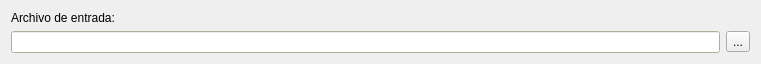
        <widget class="QWidget" name="verticalLayoutWidget_2">
         <property name="geometry">
          <rect>
           <x>10</x>
           <y>10</y>
           <width>761</width>
           <height>61</height>
          </rect>
         </property>
         <layout class="QVBoxLayout" name="verticalLayout_2">
          <item>
           <layout class="QVBoxLayout" name="verticalLayout">
            <item>
             <widget class="QLabel" name="label">
              <property name="text">
               <string>Archivo de entrada:</string>
              </property>
             </widget>
            </item>
            <item>
             <layout class="QHBoxLayout" name="horizontalLayout">
              <item>
               <widget class="QLineEdit" name="txtFuente">
                <property name="palette">
                 <palette>
                  <active>
                   <colorrole role="WindowText">
                    <brush brushstyle="SolidPattern">
                     <color alpha="255">
                      <red>0</red>
                      <green>0</green>
                      <blue>0</blue>
                     </color>
                    </brush>
                   </colorrole>
                   <colorrole role="Button">
                    <brush brushstyle="SolidPattern">
                     <color alpha="255">
                      <red>244</red>
                      <green>244</green>
                      <blue>221</blue>
                     </color>
                    </brush>
                   </colorrole>
                   <colorrole role="Light">
                    <brush brushstyle="SolidPattern">
                     <color alpha="255">
                      <red>255</red>
                      <green>255</green>
                      <blue>255</blue>
                     </color>
                    </brush>
                   </colorrole>
                   <colorrole role="Midlight">
                    <brush brushstyle="SolidPattern">
                     <color alpha="255">
                      <red>249</red>
                      <green>249</green>
                      <blue>238</blue>
                     </color>
                    </brush>
                   </colorrole>
                   <colorrole role="Dark">
                    <brush brushstyle="SolidPattern">
                     <color alpha="255">
                      <red>122</red>
                      <green>122</green>
                      <blue>110</blue>
                     </color>
                    </brush>
                   </colorrole>
                   <colorrole role="Mid">
                    <brush brushstyle="SolidPattern">
                     <color alpha="255">
                      <red>163</red>
                      <green>163</green>
                      <blue>147</blue>
                     </color>
                    </brush>
                   </colorrole>
                   <colorrole role="Text">
                    <brush brushstyle="SolidPattern">
                     <color alpha="255">
                      <red>0</red>
                      <green>0</green>
                      <blue>0</blue>
                     </color>
                    </brush>
                   </colorrole>
                   <colorrole role="BrightText">
                    <brush brushstyle="SolidPattern">
                     <color alpha="255">
                      <red>255</red>
                      <green>255</green>
                      <blue>255</blue>
                     </color>
                    </brush>
                   </colorrole>
                   <colorrole role="ButtonText">
                    <brush brushstyle="SolidPattern">
                     <color alpha="255">
                      <red>0</red>
                      <green>0</green>
                      <blue>0</blue>
                     </color>
                    </brush>
                   </colorrole>
                   <colorrole role="Base">
                    <brush brushstyle="SolidPattern">
                     <color alpha="255">
                      <red>255</red>
                      <green>255</green>
                      <blue>255</blue>
                     </color>
                    </brush>
                   </colorrole>
                   <colorrole role="Window">
                    <brush brushstyle="SolidPattern">
                     <color alpha="255">
                      <red>244</red>
                      <green>244</green>
                      <blue>221</blue>
                     </color>
                    </brush>
                   </colorrole>
                   <colorrole role="Shadow">
                    <brush brushstyle="SolidPattern">
                     <color alpha="255">
                      <red>0</red>
                      <green>0</green>
                      <blue>0</blue>
                     </color>
                    </brush>
                   </colorrole>
                   <colorrole role="AlternateBase">
                    <brush brushstyle="SolidPattern">
                     <color alpha="255">
                      <red>249</red>
                      <green>249</green>
                      <blue>238</blue>
                     </color>
                    </brush>
                   </colorrole>
                   <colorrole role="ToolTipBase">
                    <brush brushstyle="SolidPattern">
                     <color alpha="255">
                      <red>255</red>
                      <green>255</green>
                      <blue>220</blue>
                     </color>
                    </brush>
                   </colorrole>
                   <colorrole role="ToolTipText">
                    <brush brushstyle="SolidPattern">
                     <color alpha="255">
                      <red>0</red>
                      <green>0</green>
                      <blue>0</blue>
                     </color>
                    </brush>
                   </colorrole>
                  </active>
                  <inactive>
                   <colorrole role="WindowText">
                    <brush brushstyle="SolidPattern">
                     <color alpha="255">
                      <red>0</red>
                      <green>0</green>
                      <blue>0</blue>
                     </color>
                    </brush>
                   </colorrole>
                   <colorrole role="Button">
                    <brush brushstyle="SolidPattern">
                     <color alpha="255">
                      <red>244</red>
                      <green>244</green>
                      <blue>221</blue>
                     </color>
                    </brush>
                   </colorrole>
                   <colorrole role="Light">
                    <brush brushstyle="SolidPattern">
                     <color alpha="255">
                      <red>255</red>
                      <green>255</green>
                      <blue>255</blue>
                     </color>
                    </brush>
                   </colorrole>
                   <colorrole role="Midlight">
                    <brush brushstyle="SolidPattern">
                     <color alpha="255">
                      <red>249</red>
                      <green>249</green>
                      <blue>238</blue>
                     </color>
                    </brush>
                   </colorrole>
                   <colorrole role="Dark">
                    <brush brushstyle="SolidPattern">
                     <color alpha="255">
                      <red>122</red>
                      <green>122</green>
                      <blue>110</blue>
                     </color>
                    </brush>
                   </colorrole>
                   <colorrole role="Mid">
                    <brush brushstyle="SolidPattern">
                     <color alpha="255">
                      <red>163</red>
                      <green>163</green>
                      <blue>147</blue>
                     </color>
                    </brush>
                   </colorrole>
                   <colorrole role="Text">
                    <brush brushstyle="SolidPattern">
                     <color alpha="255">
                      <red>0</red>
                      <green>0</green>
                      <blue>0</blue>
                     </color>
                    </brush>
                   </colorrole>
                   <colorrole role="BrightText">
                    <brush brushstyle="SolidPattern">
                     <color alpha="255">
                      <red>255</red>
                      <green>255</green>
                      <blue>255</blue>
                     </color>
                    </brush>
                   </colorrole>
                   <colorrole role="ButtonText">
                    <brush brushstyle="SolidPattern">
                     <color alpha="255">
                      <red>0</red>
                      <green>0</green>
                      <blue>0</blue>
                     </color>
                    </brush>
                   </colorrole>
                   <colorrole role="Base">
                    <brush brushstyle="SolidPattern">
                     <color alpha="255">
                      <red>255</red>
                      <green>255</green>
                      <blue>255</blue>
                     </color>
                    </brush>
                   </colorrole>
                   <colorrole role="Window">
                    <brush brushstyle="SolidPattern">
                     <color alpha="255">
                      <red>244</red>
                      <green>244</green>
                      <blue>221</blue>
                     </color>
                    </brush>
                   </colorrole>
                   <colorrole role="Shadow">
                    <brush brushstyle="SolidPattern">
                     <color alpha="255">
                      <red>0</red>
                      <green>0</green>
                      <blue>0</blue>
                     </color>
                    </brush>
                   </colorrole>
                   <colorrole role="AlternateBase">
                    <brush brushstyle="SolidPattern">
                     <color alpha="255">
                      <red>249</red>
                      <green>249</green>
                      <blue>238</blue>
                     </color>
                    </brush>
                   </colorrole>
                   <colorrole role="ToolTipBase">
                    <brush brushstyle="SolidPattern">
                     <color alpha="255">
                      <red>255</red>
                      <green>255</green>
                      <blue>220</blue>
                     </color>
                    </brush>
                   </colorrole>
                   <colorrole role="ToolTipText">
                    <brush brushstyle="SolidPattern">
                     <color alpha="255">
                      <red>0</red>
                      <green>0</green>
                      <blue>0</blue>
                     </color>
                    </brush>
                   </colorrole>
                  </inactive>
                  <disabled>
                   <colorrole role="WindowText">
                    <brush brushstyle="SolidPattern">
                     <color alpha="255">
                      <red>122</red>
                      <green>122</green>
                      <blue>110</blue>
                     </color>
                    </brush>
                   </colorrole>
                   <colorrole role="Button">
                    <brush brushstyle="SolidPattern">
                     <color alpha="255">
                      <red>244</red>
                      <green>244</green>
                      <blue>221</blue>
                     </color>
                    </brush>
                   </colorrole>
                   <colorrole role="Light">
                    <brush brushstyle="SolidPattern">
                     <color alpha="255">
                      <red>255</red>
                      <green>255</green>
                      <blue>255</blue>
                     </color>
                    </brush>
                   </colorrole>
                   <colorrole role="Midlight">
                    <brush brushstyle="SolidPattern">
                     <color alpha="255">
                      <red>249</red>
                      <green>249</green>
                      <blue>238</blue>
                     </color>
                    </brush>
                   </colorrole>
                   <colorrole role="Dark">
                    <brush brushstyle="SolidPattern">
                     <color alpha="255">
                      <red>122</red>
                      <green>122</green>
                      <blue>110</blue>
                     </color>
                    </brush>
                   </colorrole>
                   <colorrole role="Mid">
                    <brush brushstyle="SolidPattern">
                     <color alpha="255">
                      <red>163</red>
                      <green>163</green>
                      <blue>147</blue>
                     </color>
                    </brush>
                   </colorrole>
                   <colorrole role="Text">
                    <brush brushstyle="SolidPattern">
                     <color alpha="255">
                      <red>122</red>
                      <green>122</green>
                      <blue>110</blue>
                     </color>
                    </brush>
                   </colorrole>
                   <colorrole role="BrightText">
                    <brush brushstyle="SolidPattern">
                     <color alpha="255">
                      <red>255</red>
                      <green>255</green>
                      <blue>255</blue>
                     </color>
                    </brush>
                   </colorrole>
                   <colorrole role="ButtonText">
                    <brush brushstyle="SolidPattern">
                     <color alpha="255">
                      <red>122</red>
                      <green>122</green>
                      <blue>110</blue>
                     </color>
                    </brush>
                   </colorrole>
                   <colorrole role="Base">
                    <brush brushstyle="SolidPattern">
                     <color alpha="255">
                      <red>244</red>
                      <green>244</green>
                      <blue>221</blue>
                     </color>
                    </brush>
                   </colorrole>
                   <colorrole role="Window">
                    <brush brushstyle="SolidPattern">
                     <color alpha="255">
                      <red>244</red>
                      <green>244</green>
                      <blue>221</blue>
                     </color>
                    </brush>
                   </colorrole>
                   <colorrole role="Shadow">
                    <brush brushstyle="SolidPattern">
                     <color alpha="255">
                      <red>0</red>
                      <green>0</green>
                      <blue>0</blue>
                     </color>
                    </brush>
                   </colorrole>
                   <colorrole role="AlternateBase">
                    <brush brushstyle="SolidPattern">
                     <color alpha="255">
                      <red>244</red>
                      <green>244</green>
                      <blue>221</blue>
                     </color>
                    </brush>
                   </colorrole>
                   <colorrole role="ToolTipBase">
                    <brush brushstyle="SolidPattern">
                     <color alpha="255">
                      <red>255</red>
                      <green>255</green>
                      <blue>220</blue>
                     </color>
                    </brush>
                   </colorrole>
                   <colorrole role="ToolTipText">
                    <brush brushstyle="SolidPattern">
                     <color alpha="255">
                      <red>0</red>
                      <green>0</green>
                      <blue>0</blue>
                     </color>
                    </brush>
                   </colorrole>
                  </disabled>
                 </palette>
                </property>
                <property name="toolTip">
                 <string>&lt;html&gt;&lt;head/&gt;&lt;body&gt;&lt;p&gt;Puede ser un archivo de texto (.txt) o un archivo descriptivo generado previamente (.json):&lt;/p&gt;&lt;/body&gt;&lt;/html&gt;</string>
                </property>
                <property name="readOnly">
                 <bool>true</bool>
                </property>
               </widget>
              </item>
              <item>
               <widget class="QToolButton" name="btnAbrirFuente">
                <property name="text">
                 <string>...</string>
                </property>
               </widget>
              </item>
             </layout>
            </item>
           </layout>
          </item>
         </layout>
        </widget>
